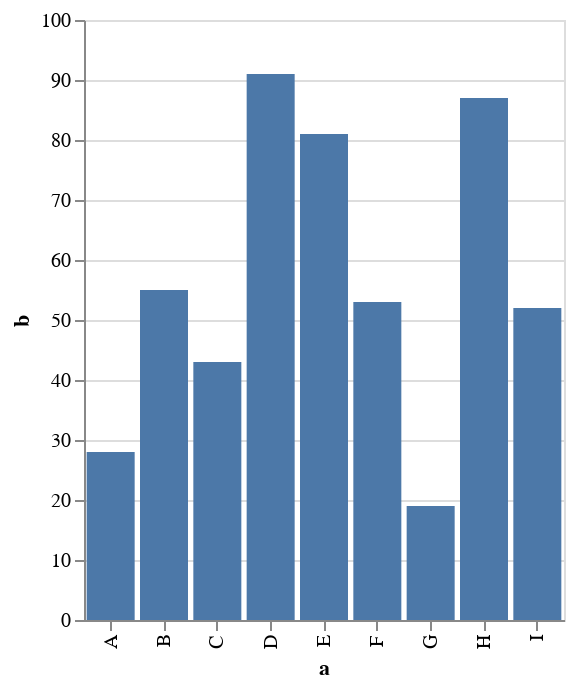

Write the Vega-Lite specification saved for this chart.
### Vega-Lite specification from a JSON file in a GitHub repository (floating-point values rounded to 4 significant figures)
{"$schema": "https://vega.github.io/schema/vega-lite/v3.json", "description": "A simple bar chart with embedded data.", "width": 240, "data": {"values": [{"a": "A", "b": 28}, {"a": "B", "b": 55}, {"a": "C", "b": 43}, {"a": "D", "b": 91}, {"a": "E", "b": 81}, {"a": "F", "b": 53}, {"a": "G", "b": 19}, {"a": "H", "b": 87}, {"a": "I", "b": 52}]}, "mark": "bar", "encoding": {"x": {"field": "a", "type": "ordinal"}, "y": {"field": "b", "type": "quantitative"}, "tooltip": {"field": "b", "type": "quantitative"}}}
